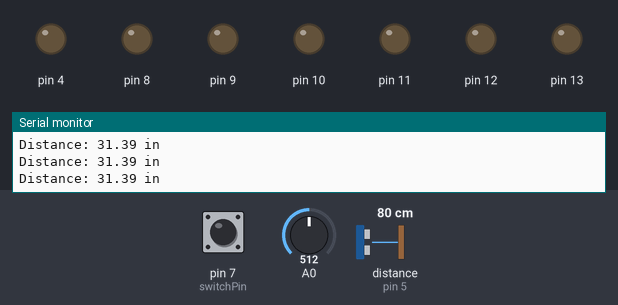
Bench run of a sketch on a simulated Arduino Uno, built with avr-gcc and run on an emulated ATmega328P. Parts: output pins drawn as LEDs (lit = HIGH), the last lines printed to the serial monitor. Wiring (inferred from the names in the program): ultrasonic range finder: trigger pin 6; echo pin 5. Inputs (shaded band) come from the test bench; at power-on: pin 7 (switchPin) HIGH, A0 = 512, distance to the obstacle (sensor on pin 5) 80 cm. The echo pulse lasts 58.3 µs per cm; pins used as bus, display or sensor lines are not drawn.

Above: at 1.2 s.
1.3 s: pin 7 (switchPin) pulled LOW for 0.35 s
At 1.98 s:
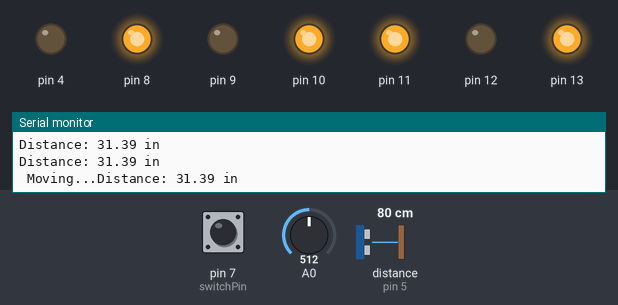
3.6 s: pin 7 (switchPin) pulled LOW for 3.2 s
At 7.8 s:
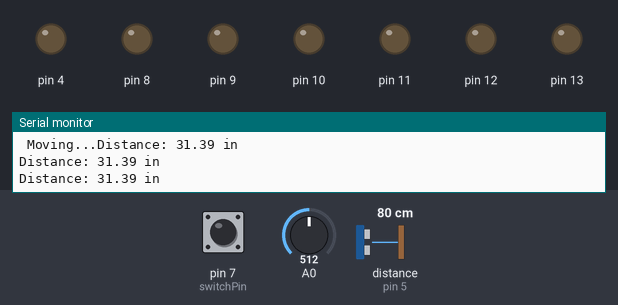
Timing chart, 0 to 9.3 s (numbered marks = the images above; inputs shaded):
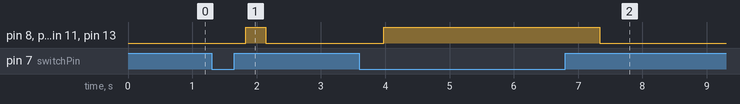

Measured:
- after the input at 1.3 s, pin 8, pin 10, pin 11, pin 13: LOW → HIGH after 0.53 s, → LOW 0.31 s later
- after the input at 3.6 s, pin 8, pin 10, pin 11, pin 13: LOW → HIGH after 0.38 s, → LOW 3.4 s later

The sketch:

project2.ino
```cpp
#include <MotorRobot.h>

#include <avr/wdt.h>

MotorRobot motor;


//distance variables
const int trigPin = 6;
const int echoPin = 5;

const int AIN1 = 13;
const int AIN2 = 12;
const int PWMA = 11;
const int PWMB = 10;
const int BIN2 = 9;
const int BIN1 = 8;

int switchPin = 7;             //switch to turn the robot on and off

float distance = 0;            //variable to store the distance measured by the distance sensor

//robot behaviour variables
int backupTime = 300;           //amount of time that the robot will back up when it senses an object
int turnTime = 200;             //amount that the robot will turn once it has backed up

//fsm setup
#define ST_STOP_WHEELS 1
#define ST_DRIVE_FORWARDS 2
#define ST_DRIVE_BACKWARDS 3
#define ST_TURN_LEFT 4
#define ST_SPECIAL_SENSOR 5

int machine_state;

//led
int photoresistor = 0;
int threshold = 350;


/********************************************************************************/
void setup()
{
  pinMode(trigPin, OUTPUT);       //this pin will send ultrasonic pulses out from the distance sensor
  pinMode(echoPin, INPUT);        //this pin will sense when the pulses reflect back to the distance sensor

  pinMode(switchPin, INPUT_PULLUP);   //set this as a pullup to sense whether the switch is flipped

  pinMode(4, OUTPUT);
  //set the motor control pins as outputs

  Serial.begin(9600);                       //begin serial communication with the computer
  //wdt_enable(WDTO_60MS);
  Serial.print("To infinity and beyond!");  //test the serial connection
  machine_state = ST_STOP_WHEELS;
}

/********************************************************************************/
void loop()
{

  do_state_things();
  test_transition();
  delay(300);
 // wdt_reset();
}

//fsm machine that performs whatever action the robot is supposed to do
void do_state_things()
{
  switch(machine_state)
  {
    case ST_STOP_WHEELS:
     motor.stopWheelsRight(0);
     motor.stopWheelsLeft(0);
    break;

    case ST_DRIVE_FORWARDS:
      digitalWrite(4, LOW);
      Serial.print(" ");
      Serial.print("Moving...");
      motor.driveForwardRight(255);
      motor.driveForwardLeft(255);
    break;

    case ST_DRIVE_BACKWARDS:
       Serial.print(" ");
       Serial.print("BACK!");
       //stop for a moment
       motor.stopWheelsRight(0);
       motor.stopWheelsLeft(0);
       delay(200);
       motor.driveBackwardsRight(-255);
       motor.driveBackwardsLeft(-255);
       delay(backupTime);
    break;

    case ST_TURN_LEFT:
       motor.driveForwardRight(255);
       motor.driveBackwardsLeft(-255);
       delay(turnTime);
    break;

    case ST_SPECIAL_SENSOR:
       motor.stopWheelsRight(0);
       motor.stopWheelsLeft(0);
       Serial.print("Its too dark its not safe to continue driving!");
       digitalWrite(4, HIGH);
    break;
  }
}
// fsm that decides which action is supposed to be performed by the robot
void test_transition()
{
  distance = getDistance();

  Serial.print("Distance: ");
  Serial.print(distance);
  Serial.println(" in");
  switch(machine_state)
  {
    case ST_STOP_WHEELS:
       if (digitalRead(switchPin) == LOW)
       {

          machine_state = ST_DRIVE_FORWARDS;
       }
       else
       {
          machine_state = ST_STOP_WHEELS;
       }
    break;

    case ST_DRIVE_FORWARDS:
       if (digitalRead(switchPin) == LOW)
        {
          photoresistor = analogRead(A0);
          if (photoresistor > threshold)
          {
            if (distance < 10)
            {
              machine_state = ST_DRIVE_BACKWARDS;
            }
            else
            {
              machine_state = ST_DRIVE_FORWARDS;
            }
          }
          else
          {
            machine_state = ST_SPECIAL_SENSOR;
          }
        }
        else
        {
          machine_state = ST_STOP_WHEELS;
        }
    break;

    case ST_DRIVE_BACKWARDS:
        machine_state = ST_TURN_LEFT;
    break;

    case ST_TURN_LEFT:
        machine_state = ST_DRIVE_FORWARDS;
    break;

    case ST_SPECIAL_SENSOR:
          photoresistor = analogRead(A0);
          if (photoresistor > threshold)
          {
                machine_state = ST_DRIVE_FORWARDS;
          }
    break;
  }

}
/********************************************************************************/
//RETURNS THE DISTANCE MEASURED BY THE HC-SR04 DISTANCE SENSOR
float getDistance()
{
  float echoTime;                   //variable to store the time it takes for a ping to bounce off an object
  float calculatedDistance;         //variable to store the distance calculated from the echo time

  //send out an ultrasonic pulse that's 10ms long
  digitalWrite(trigPin, HIGH);
  delayMicroseconds(10);
  digitalWrite(trigPin, LOW);

  echoTime = pulseIn(echoPin, HIGH);      //use the pulsein command to see how long it takes for the
                                          //pulse to bounce back to the sensor

  calculatedDistance = echoTime / 148.0;  //calculate the distance of the object that reflected the pulse (half the bounce time multiplied by the speed of sound)

  return calculatedDistance;              //send back the distance that was calculated
}
```

MotorRobot.h
```cpp
#ifndef MotorRobot_h
#define MotorRobot_h
#include "Arduino.h"


class MotorRobot
{
	public:


		MotorRobot();
		void driveForwardRight(int motorSpeed);
		void driveForwardLeft(int motorSpeed);
		void driveBackwardsRight(int motorSpeed);
		void driveBackwardsLeft(int motorSpeed);
		void stopWheelsRight(int motorSpeed);
		void stopWheelsLeft(int motorSpeed);
	private:

};
#endif
```
